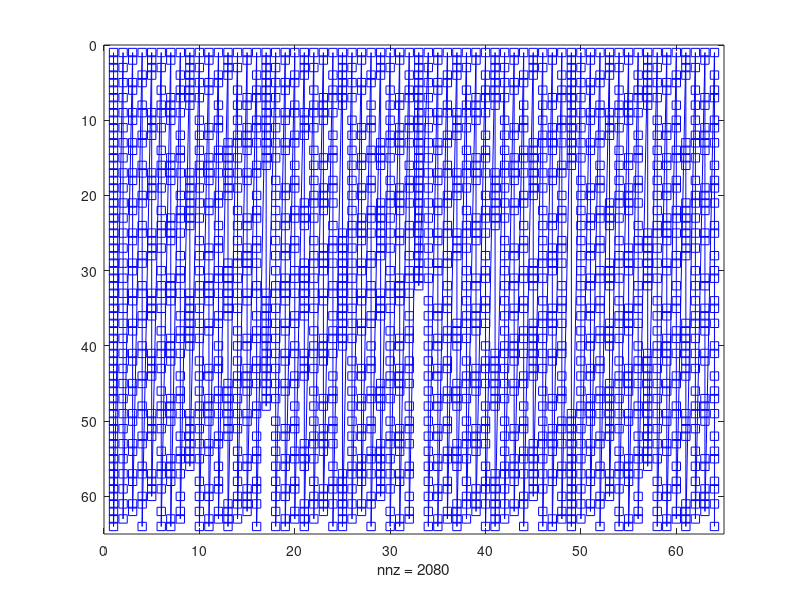
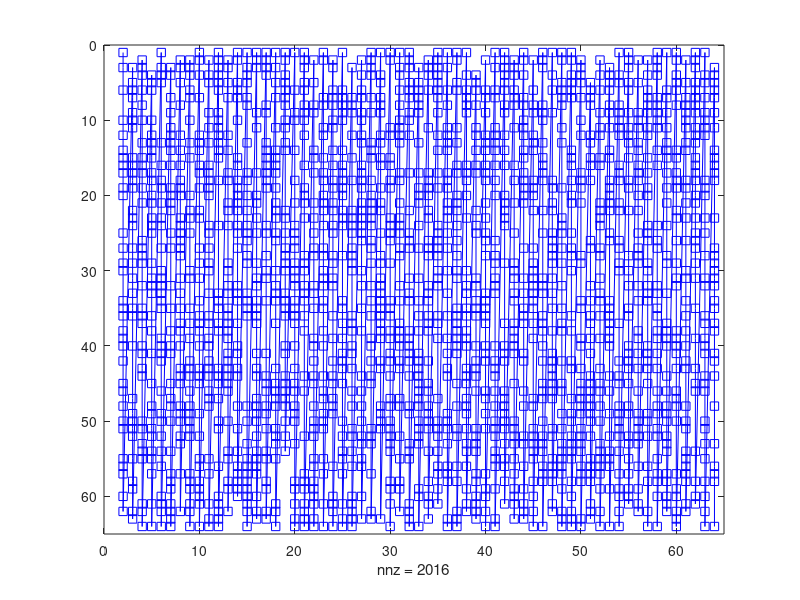
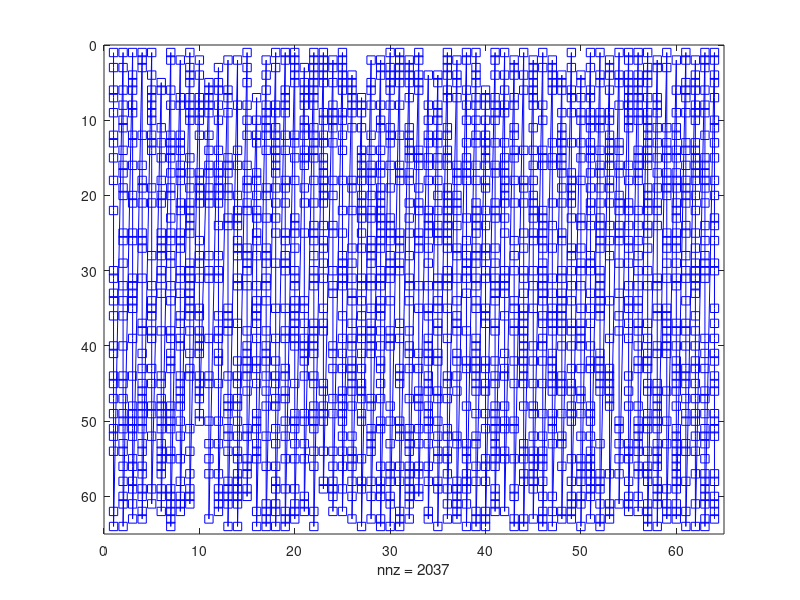
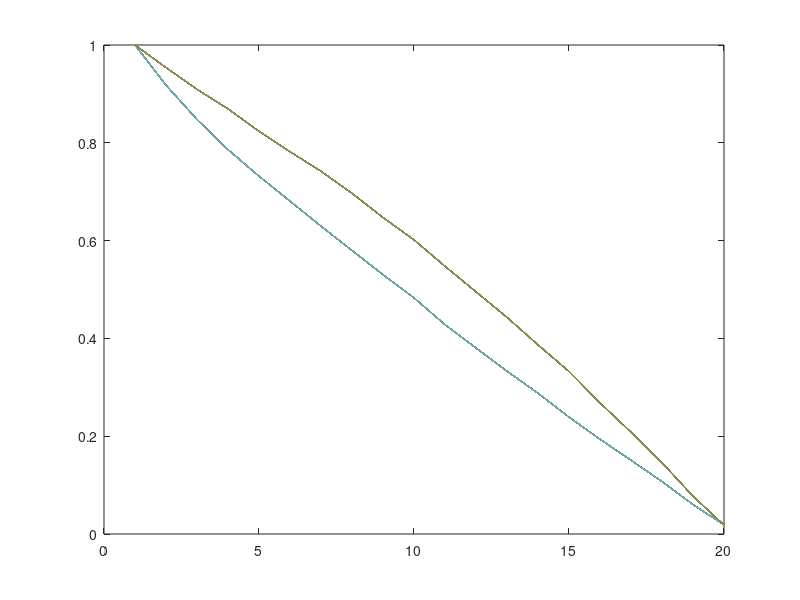

Here is the MATLAB script that generated these plots, in order:
% In addition to fully random Gaussian matrices, it's possible to prove 
% that fully random sign matrices can be used in Johnson-Lindenstrauss
% dimensionality reduction. Randomized Hadamard matrices can be viewed as
% pseudorandom sign matrices. Instead of (m * d) random bits to specify, an
% m x d sized Randomized Hadamard matrix only requires 2*d bits (to 
% randomized the columns, and specify which rows are taken).

% Below are some basic experiments that highlight just how similar these
% matrices look to fully random (even though they can be multiplied by a
% vector in just O(d log d) time.


%% construct randomized hadamard
% needs to be power of 2
d = 64;
% hadamard matrix
H = hadamard(d);
% random sign vector
r = 2*randi(2,d,1)-3;
% multiply by randomized
Pi = H*diag(r);
% randomly permute rows (not subsampling -- we'll just let m = d for now).
Pi = Pi(randperm(d),:);
% fully random sign matrix
G = 2*randi(2,d,d)-3;

% visualize our different random matrices. In the following plots, entries
% of +1 are colored in blue and those of -1 are left blank

%% visualize vs fully random sign matrix
% non-randomized hadamard matrix
figure();
spy(H == 1, '-sb');
set(findall(gca,'color','b'),'MarkerFaceColor','b');

% randomized hadamard matrix
figure();
spy(Pi == 1, '-sb');
set(findall(gca,'color','b'),'MarkerFaceColor','b');

% fully random matrix
figure();
spy(G == 1, '-sb');
set(findall(gca,'color','b'),'MarkerFaceColor','b');

% the randomized hadarmard matrices certrainly look fully random...

%% what if we look the singular values of a random submatrix?
% keep track of the average singular values for many random samples
nvalues = 20;
avgSpectG = zeros(1,nvalues);
avgSpectPi = zeros(1,nvalues);
trials = 100;
for i = 1:trials
    sampleRows = randperm(d,nvalues);
    sampleCols = randperm(d,nvalues);
    d = 64;
    % hadamard matrix
    H = hadamard(d);
    r = 2*randi(2,d,1)-3;
    Pi = H*diag(r);
    
    % random sign matrix
    G = 2*randi(2,d,d)-3;
    
    % compute top singular values of sample
    spectG = svd(G(sampleRows,sampleCols)); 
    spectG = spectG/max(spectG);
    spectPi = svd(Pi(sampleRows,sampleCols)); 
    spectPi = spectPi/max(spectPi);
    
    avgSpectG = avgSpectG + spectG;
    avgSpectPi = avgSpectPi + spectPi;
end

figure();
plot(1:length(avgSpectG), avgSpectG/trials);
hold();
plot(1:length(avgSpectPi), avgSpectPi/trials);

% The distribution of singular values of the random matrices look similar.
% How does this change as nvalues changes? How about if we set nvalues = d?
